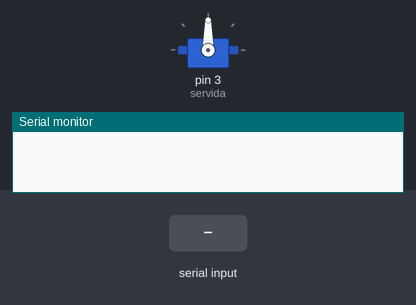
A sketch run on a simulated Arduino Uno, built with avr-gcc and run on an emulated ATmega328P. On the bench: servo, the last lines printed to the serial monitor. The test bench sets the inputs (shaded band).

Above: at 1.2 s.
1.3 s: "90,45\n" received over Serial
At 1.6 s:
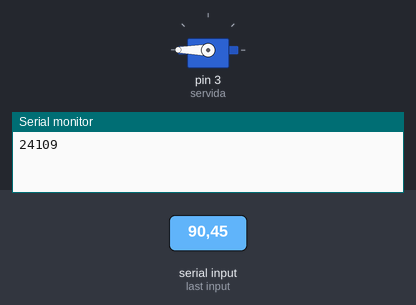
2.8 s: byte 10 ('\n') received over Serial
At 3.7 s:
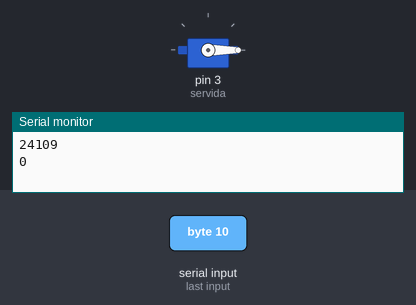
4.3 s: "90\n" received over Serial
At 5.0 s:
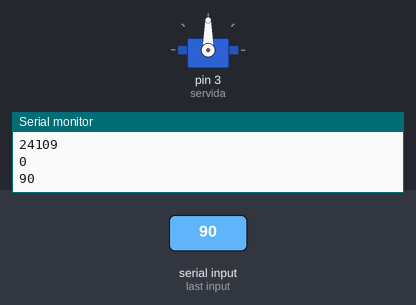
5.8 s: "30,150\n" received over Serial
At 6.2 s:
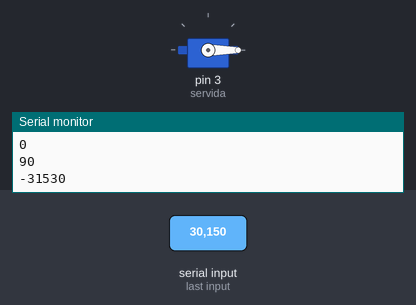
Timing chart, 0 to 8.3 s (numbered marks = the images above; inputs shaded):
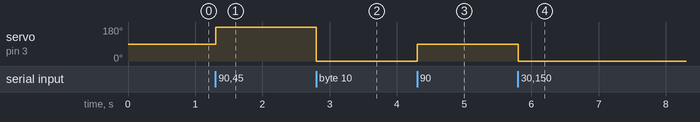

The sketch:

servo-motor-example.ino
```cpp
#include <Servo.h>
Servo servida;


void setup() {
  // put your setup code here, to run once:
  Serial.begin(9600);
  servida.attach(3);

}

void loop() {
  // put your main code here, to run repeatedly:
  //int counter = 0;
  int number = 0;

  while (true) {


    if(Serial.available()) {
      char c = Serial.read();
      if(c == '\n') {
        break;  //otan teleiwsei to noumero vgainoyme apo to loop
      }
      else {
        number = number * 10;
        number += (c - '0');
      }
    }
  }

  Serial.println(number);
  servida.write(number);

}
```

Measured:
- after the input at 1.3 s, servo on pin 3 (servida): 90° → 180° at once
- after the input at 2.8 s, servo on pin 3 (servida): 180° → 0° at once
- after the input at 4.3 s, servo on pin 3 (servida): 0° → 90° at once
- after the input at 5.8 s, servo on pin 3 (servida): 90° → 0° at once
